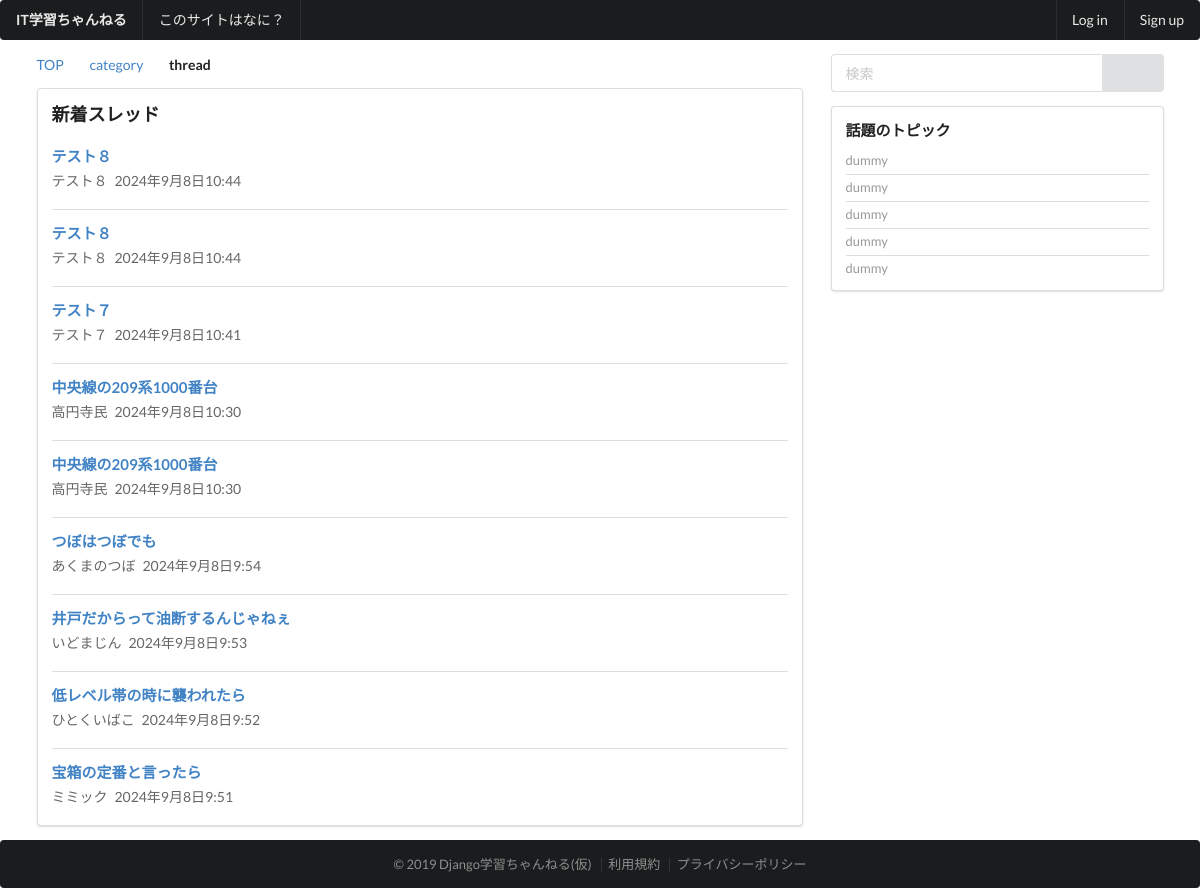
Before: / with the older database file.
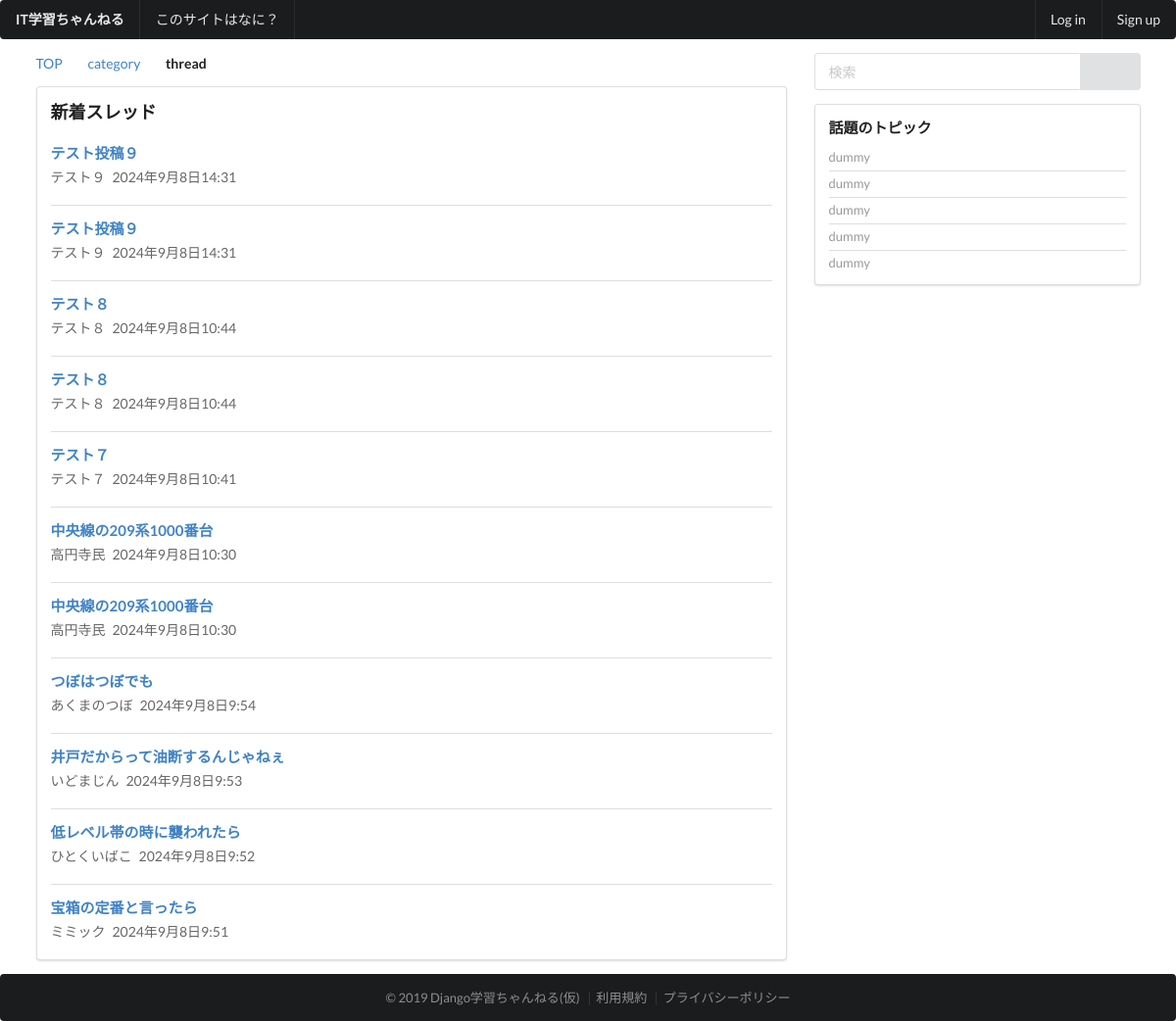
After: the same page with the newer database file.
### thread/models.py (models this page shows, shortened)
class Topic(models.Model):
    user_name = models.CharField(
        '名無しさん',
        max_length=30,
        null=True,
        blank=False,
    )
    title = models.CharField(
        'タイトル',
        max_length=255,
        null = False,
        blank = False,
    )
    message = models.TextField(
        verbose_name='本文',
        null=True,
        blank=False,
    )
    category = models.ForeignKey(
        Category,
        verbose_name='カテゴリー',
        on_delete=models.PROTECT,
        null=True,
        blank=False,
    )
    status = models.IntegerField(
        'トピックのステータス',
        default=0,
        choices=TOPIC_STATUS_CHOICE,
    )
    created = models.DateTimeField(
        auto_now_add=True,
    )
    modified = models.DateTimeField(
        auto_now=True,
    )
    objects = TopicManager()

### base/views.py (the view)
# urls.py: path('', TopicListView.as_view(), name='top'),
class TopicListView(ListView):
    template_name = 'base/top.html'
    queryset = Topic.objects.order_by('-created')
    context_object_name = 'topic_list'

### templates/base/top.html (shortened to what this page needs)
{% extends 'base/base.html' %}
{% block content %}
<div class="ui grid stackable">
  <div class="eleven wide column">
    <div class="ui breadcrumb">
      <a class="section">TOP</a>
      <i class="right angle icon divider"></i>
      <a class="section">category</a>
      <i class="right angle icon divider"></i>
      <div class="active section">thread</div>
    </div>
    <div class="ui segment">
      <div class="content">
        <div class="header"><h3>新着スレッド</h3></div>
        <div class="ui divided items">
          {% for topic in topic_list %}
          <div class="item">
            <div class="content">
              <div class="header">
                <a href="{% url 'topic' topic.pk %}"><h4>{{topic.title}}</h4></a>
              </div>
              <div class="meta">
                <span class="name">{{topic.user_name}}</span>
                <span class="date">{{topic.created}}</span>
              </div>
            </div>
          </div>
          {% endfor %}
        </div>
      </div>
    </div>
  </div>
  {% include 'base/sidebar.html' %}
</div>
{% endblock %}

Changed rows visible on the page:
added Topic: title "テスト投稿９", user_name "テスト９", created "2024年9月8日14:31"
added Topic: title "テスト投稿９", user_name "テスト９", created "2024年9月8日14:31"
